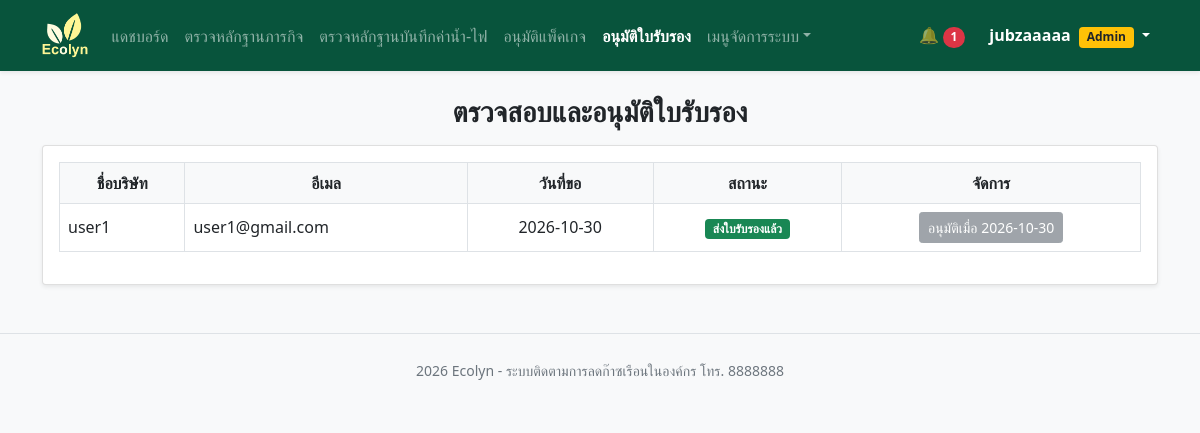
The app's page /admin/certificate_review.php (signed in) with its own data.
### tables this page shows
CREATE TABLE `company` (
  `id` int(11) NOT NULL,
  `role_id` int(11) NOT NULL DEFAULT 2,
  `email` varchar(255) NOT NULL,
  `pass` varchar(255) NOT NULL,
  `name` varchar(255) NOT NULL,
  `tel` varchar(13) NOT NULL,
  `status` enum('Y','N') NOT NULL DEFAULT 'Y',
  `create_at` datetime NOT NULL DEFAULT current_timestamp()
);

CREATE TABLE `members` (
  `id` int(11) NOT NULL,
  `company_id` int(11) NOT NULL,
  `pack_id` int(11) DEFAULT NULL,
  `status_mem` enum('Y','N') NOT NULL DEFAULT 'Y',
  `date_mem` date DEFAULT NULL,
  `end_mem` date DEFAULT NULL,
  `pay_price` decimal(10,2) NOT NULL DEFAULT 0.00,
  `cert_status` enum('N','Y') DEFAULT NULL,
  `cert_date` date DEFAULT NULL,
  `cert_req` date DEFAULT NULL,
  `newpack_id` int(11) DEFAULT NULL,
  `newpay` int(11) DEFAULT NULL,
  `new_date` date DEFAULT NULL
);

### admin/certificate_review.php (the view, shortened to what this page needs)
<?php
include '../config.php';
$cos = [];
$r = mysqli_query($conn, "select * from company");
while($x = mysqli_fetch_assoc($r)) $cos[$x['id']] = $x;
$cert_result = mysqli_query($conn, "select * from members where cert_status is not null order by cert_status asc, id desc");
?>
<!DOCTYPE html>
<html lang="th">
<head>
</head>
<body class="bg-light">
    <?php include '../navbar.php'; ?>
    <div class="container">
        <h3 class="fw-bold mt-3 text-center">ตรวจสอบและอนุมัติใบรับรอง</h3>
        <div class="card shadow-sm p-3 mt-3">
            <table class="table table-hover table-bordered align-middle">
                <thead class="bg-light">
                    <tr class="text-center">
                        <th>ชื่อบริษัท</th>
                        <th>อีเมล</th>
                        <th>วันที่ขอ</th>
                        <th>สถานะ</th>
                        <th>จัดการ</th>
                    </tr>
                </thead>
                <tbody>
                <?php while($c = mysqli_fetch_assoc($cert_result)): ?>
                    <?php $co = $cos[$c['company_id']]; ?>
                    <tr class="text-center">
                        <td class="text-start"><?= $co['name'] ?></td>
                        <td class="text-start"><?= $co['email'] ?></td>
                        <td><?= $c['cert_date'] ?: '-' ?></td>
                        <td>
                            <?php if($c['cert_status'] == 'Y'): ?>
                                <span class="badge bg-success">ส่งใบรับรองแล้ว</span>
                            <?php else: ?>
                                <span class="badge bg-warning text-dark">รอส่งใบรับรอง</span>
                            <?php endif; ?>
                        </td>
                        <td class="text-nowrap">
                            <?php if($c['cert_status'] == 'Y'): ?>
                                <button class="btn btn-sm btn-secondary" disabled>อนุมัติเมื่อ <?= $c['cert_date'] ?></button>
                            <?php endif; ?>
                        </td>
                    </tr>
                <?php endwhile; ?>
                </tbody>
            </table>
        </div>
    </div>
<?php include '../footer.php'; ?>
</body>
</html>

### navbar.php (shortened to what this page needs)
<?php
include 'config.php';
$in_admin = strpos($_SERVER['PHP_SELF'], '/admin/') !== false;
$base = $in_admin ? '../' : '';
$admin = $in_admin ? '' : 'admin/';
$page = basename($_SERVER['PHP_SELF']);
$cid = $_SESSION['company_id'] ?? 0;
$company = null;
$unread = 0;
if($cid){
    $company = mysqli_fetch_assoc(mysqli_query($conn, "select * from company where id=$cid"));
    $unread = mysqli_num_rows(mysqli_query($conn, "select * from noti where recip_id=$cid and is_read=0"));
}
$is_admin = ($company['role_id'] ?? 0) == 1;
$admin_menu = [
    'dashboard.php'=>'แดชบอร์ด',
    'mission_review.php'=>'ตรวจหลักฐานภารกิจ',
    'utility_review.php'=>'ตรวจหลักฐานบันทึกค่าน้ำ-ไฟ',
    'pack_review.php'=>'อนุมัติแพ็คเกจ',
    'certificate_review.php'=>'อนุมัติใบรับรอง'
    ];
?>
<link rel="stylesheet" href="<?= $base ?>css/bootstrap.min.css">
<nav class="navbar navbar-expand-lg navbar-dark mb-4 shadow-sm bg-green">
    <div class="container">
        <a href="<?= $base ?>index.php" class="navbar-brand">
            <img src="<?= $base ?>img/Logo.png" style="height:45px;">
        </a>
        <div class="collapse navbar-collapse bg" id="navMenu">
            <ul class="navbar-nav me-auto">
                <?php if($is_admin): ?>
                    <?php foreach($admin_menu as $file => $label): ?>
                        <li class="nav-item">
                            <a class="nav-link <?= $page == $file ? 'active fw-bold' : '' ?>" href="<?= $admin . $file ?>"><?= $label ?></a>
                        </li>
                    <?php endforeach; ?>
                    <li class="nav-item dropdown">
                        <a href="#" class="nav-link dropdown-toggle" data-bs-toggle="dropdown">เมนูจัดการระบบ</a>
                    </li>
                <?php endif; ?>
            </ul>
            <ul class="navbar-nav align-items-center">
                <?php if($company): ?>
                    <li class="nav-item me-2">
                        <a class="nav-link" href="<?= $base ?>noti.php">
                            🔔 <?php if($unread > 0): ?><span class="badge bg-danger rounded-pill"><?= $unread ?></span><?php endif; ?>
                        </a>
                    </li>
                    <li class="nav-item dropdown">
                        <a class="nav-link dropdown-toggle text-white fw-bold" href="#" data-bs-toggle="dropdown">
                            <?= $company['name'] ?>
                            <?php if($is_admin): ?><span class="badge bg-warning text-dark ms-1">Admin</span><?php endif; ?>
                        </a>
                    </li>
                <?php endif; ?>
            </ul>
        </div>
    </div>
</nav>

### navbar.php (style rules this page uses)
.bg-green { background-color: #08543c; }

### records on screen
company: name "jubzaaaaa"
members: company.name "user1", company.email "user1@gmail.com", cert_date "2026-10-30", cert_status "ส่งใบรับรองแล้ว"

### other values on screen
$label "แดชบอร์ด"
$label "ตรวจหลักฐานภารกิจ"
$label "ตรวจหลักฐานบันทึกค่าน้ำ-ไฟ"
$label "อนุมัติแพ็คเกจ"
$label "อนุมัติใบรับรอง"
$unread "1"
